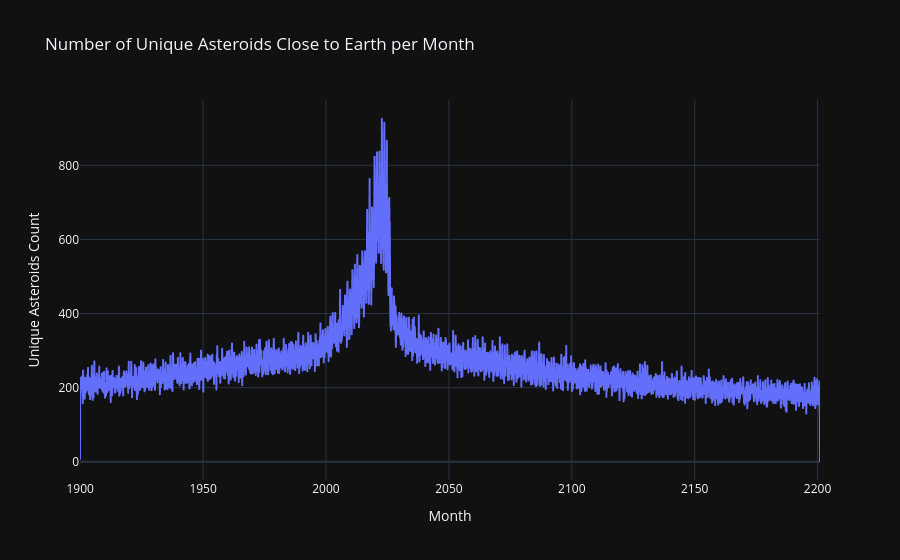

Notebook source saved alongside this figure:
### Code cell
# 1. When amount of asteroids close to earth will or were the highest?

# Ensure close_approach_date is datetime
close_approach_data['close_approach_date'] = pd.to_datetime(close_approach_data['close_approach_date'])

# Group by month and count unique neo_reference_id
monthly_counts = close_approach_data.groupby(close_approach_data['close_approach_date'].dt.to_period('M'))['neo_reference_id'].nunique().reset_index(name='asteroid_count')
monthly_counts['close_approach_date'] = monthly_counts['close_approach_date'].dt.to_timestamp()

# Create the Plotly line graph
fig = px.line(monthly_counts, x='close_approach_date', y='asteroid_count', 
              title='Number of Unique Asteroids Close to Earth per Month',
              labels={'close_approach_date': 'Month', 'asteroid_count': 'Unique Asteroids Count'},
            template='plotly_dark')
fig.show()

### Figure 1 — Plotly figure (JSON) as saved in the notebook; plotly's stock layout.template omitted (floating-point values rounded to 4 significant figures; data arrays with more than 128 entries replaced by an {"elided": "..."} marker saying what was removed)
{"data": [{"hovertemplate": "Month=%{x}<br>Unique Asteroids Count=%{y}<extra></extra>", "legendgroup": "", "line": {"color": "#636efa", "dash": "solid"}, "marker": {"symbol": "circle"}, "mode": "lines", "name": "", "showlegend": false, "type": "scattergl", "x": {"elided": "3614 str values"}, "xaxis": "x", "y": {"elided": "3614 int values"}, "yaxis": "y"}], "layout": {"legend": {"tracegroupgap": 0}, "title": {"text": "Number of Unique Asteroids Close to Earth per Month"}, "xaxis": {"anchor": "y", "domain": [0, 1], "title": {"text": "Month"}}, "yaxis": {"anchor": "x", "domain": [0, 1], "title": {"text": "Unique Asteroids Count"}}}}
